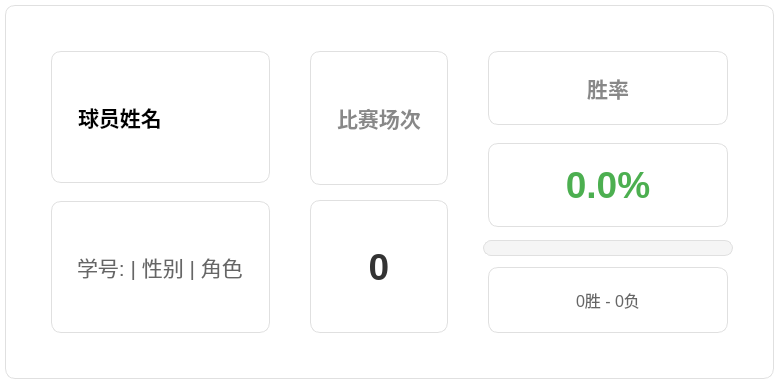
<?xml version="1.0" encoding="UTF-8"?>
<ui version="4.0">
 <class>PlayerStatCard</class>
 <widget class="QFrame" name="PlayerStatCard">
  <property name="geometry">
   <rect>
    <x>0</x>
    <y>0</y>
    <width>719</width>
    <height>355</height>
   </rect>
  </property>
  <property name="styleSheet">
   <string>QFrame {
    background-color: white;
    border: 1px solid #e0e0e0;
    border-radius: 10px;
    padding: 20px;
    margin: 5px;
}
QFrame:hover {
    border: 2px solid #4CAF50;
}</string>
  </property>
  <property name="frameShape">
   <enum>QFrame::StyledPanel</enum>
  </property>
  <property name="frameShadow">
   <enum>QFrame::Raised</enum>
  </property>
  <layout class="QHBoxLayout" name="mainLayout">
   <property name="spacing">
    <number>30</number>
   </property>
   <property name="leftMargin">
    <number>20</number>
   </property>
   <property name="topMargin">
    <number>20</number>
   </property>
   <property name="rightMargin">
    <number>20</number>
   </property>
   <property name="bottomMargin">
    <number>20</number>
   </property>
   <item>
    <layout class="QVBoxLayout" name="leftLayout" stretch="0,0">
     <property name="spacing">
      <number>8</number>
     </property>
     <item>
      <widget class="QLabel" name="nameLabel">
       <property name="font">
        <font>
         <pointsize>16</pointsize>
         <bold>true</bold>
        </font>
       </property>
       <property name="text">
        <string>球员姓名</string>
       </property>
      </widget>
     </item>
     <item>
      <widget class="QLabel" name="infoLabel">
       <property name="styleSheet">
        <string notr="true">color: #666; font-size: 16pt;</string>
       </property>
       <property name="text">
        <string>学号: | 性别 | 角色</string>
       </property>
      </widget>
     </item>
    </layout>
   </item>
   <item>
    <layout class="QVBoxLayout" name="middleLayout" stretch="0,0">
     <property name="spacing">
      <number>5</number>
     </property>
     <property name="sizeConstraint">
      <enum>QLayout::SetDefaultConstraint</enum>
     </property>
     <item>
      <widget class="QLabel" name="matchesHeaderLabel">
       <property name="styleSheet">
        <string notr="true">color: #888; font-size: 16pt; font-weight: 500;</string>
       </property>
       <property name="text">
        <string>比赛场次</string>
       </property>
      </widget>
     </item>
     <item>
      <widget class="QLabel" name="matchesCountLabel">
       <property name="font">
        <font>
         <pointsize>28</pointsize>
         <bold>true</bold>
        </font>
       </property>
       <property name="styleSheet">
        <string>color: #333;</string>
       </property>
       <property name="text">
        <string>0</string>
       </property>
       <property name="alignment">
        <set>Qt::AlignCenter</set>
       </property>
      </widget>
     </item>
    </layout>
   </item>
   <item>
    <layout class="QVBoxLayout" name="rightLayout">
     <property name="spacing">
      <number>8</number>
     </property>
     <item>
      <widget class="QLabel" name="winrateHeaderLabel">
       <property name="styleSheet">
        <string notr="true">color: #888; font-size: 16pt; font-weight: 500;</string>
       </property>
       <property name="text">
        <string>胜率</string>
       </property>
       <property name="alignment">
        <set>Qt::AlignCenter</set>
       </property>
      </widget>
     </item>
     <item>
      <widget class="QLabel" name="winratePercentLabel">
       <property name="font">
        <font>
         <pointsize>28</pointsize>
         <bold>true</bold>
        </font>
       </property>
       <property name="styleSheet">
        <string>color: #4CAF50;</string>
       </property>
       <property name="text">
        <string>0.0%</string>
       </property>
       <property name="alignment">
        <set>Qt::AlignCenter</set>
       </property>
      </widget>
     </item>
     <item>
      <widget class="QProgressBar" name="winrateProgressBar">
       <property name="minimumSize">
        <size>
         <width>250</width>
         <height>16</height>
        </size>
       </property>
       <property name="maximumSize">
        <size>
         <width>250</width>
         <height>16</height>
        </size>
       </property>
       <property name="styleSheet">
        <string>QProgressBar {
    border: 1px solid #e0e0e0;
    border-radius: 8px;
    background-color: #f5f5f5;
}
QProgressBar::chunk {
    background-color: qlineargradient(x1:0, y1:0, x2:1, y2:0,
        stop:0 #4CAF50, stop:1 #66BB6A);
    border-radius: 8px;
}</string>
       </property>
       <property name="value">
        <number>0</number>
       </property>
       <property name="textVisible">
        <bool>false</bool>
       </property>
      </widget>
     </item>
     <item>
      <widget class="QLabel" name="recordLabel">
       <property name="styleSheet">
        <string>color: #666; font-size: 12pt; margin-top: 3px;</string>
       </property>
       <property name="text">
        <string>0胜 - 0负</string>
       </property>
       <property name="alignment">
        <set>Qt::AlignCenter</set>
       </property>
      </widget>
     </item>
    </layout>
   </item>
  </layout>
 </widget>
 <resources/>
 <connections/>
</ui>
